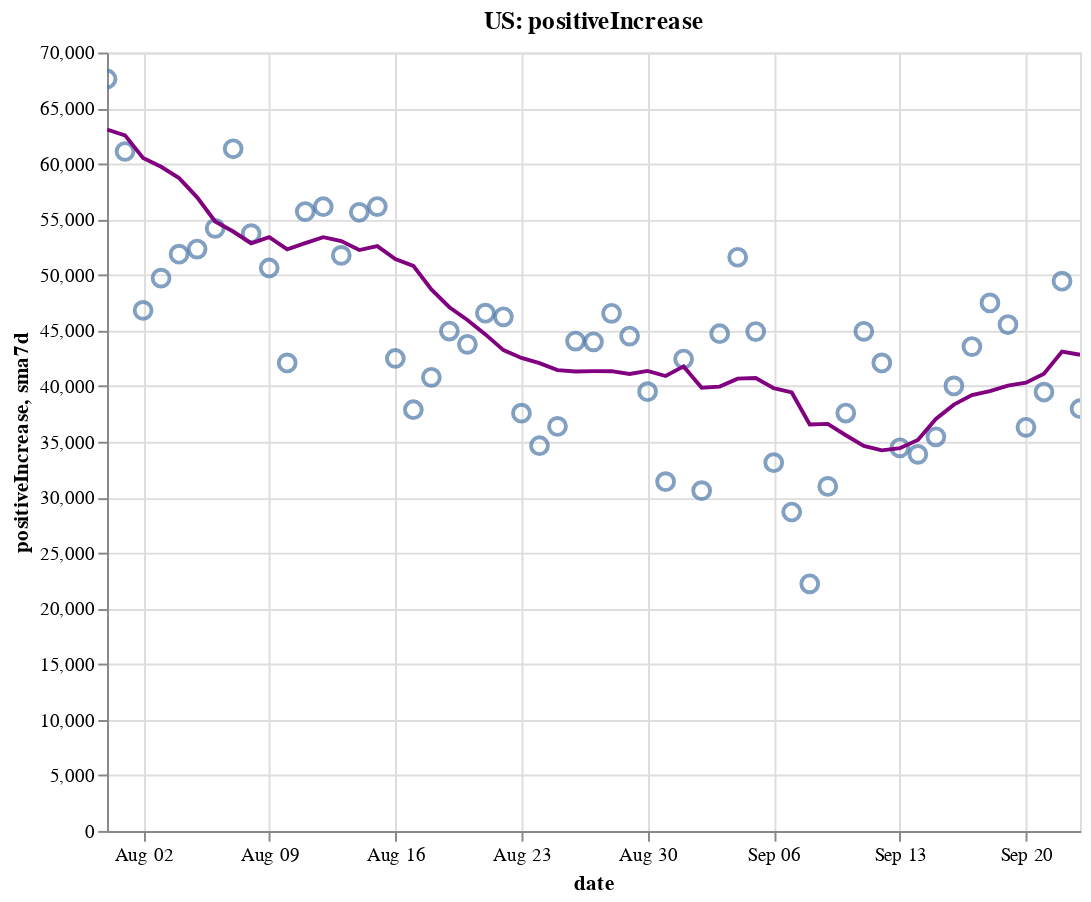

Source (notebook cell):
### Code cell
create_plot(us, 'positiveIncrease')

### Figure 1 — Vega-Lite specification as saved in the notebook (floating-point values rounded to 4 significant figures)
{"config": {"view": {"continuousWidth": 400, "continuousHeight": 300}}, "layer": [{"layer": [{"mark": {"type": "point", "size": 75}, "encoding": {"tooltip": [{"type": "temporal", "field": "date"}, {"type": "quantitative", "field": "positiveIncrease"}, {"type": "quantitative", "field": "sma7d"}], "x": {"type": "temporal", "field": "date"}, "y": {"type": "quantitative", "field": "positiveIncrease"}}, "selection": {"selector002": {"type": "interval", "bind": "scales", "encodings": ["x", "y"]}}}, {"mark": {"type": "line", "color": "purple"}, "encoding": {"x": {"type": "temporal", "field": "date"}, "y": {"type": "quantitative", "field": "sma7d"}}}]}, {"mark": {"type": "rule", "color": "#aaa"}, "encoding": {"x": {"type": "temporal", "field": "date"}}, "transform": [{"filter": {"selection": "selector001"}}]}, {"mark": "circle", "encoding": {"opacity": {"condition": {"value": 1, "selection": "selector001"}, "value": 0}, "tooltip": [{"type": "temporal", "field": "date"}, {"type": "quantitative", "field": "positiveIncrease"}, {"type": "quantitative", "field": "sma7d"}], "x": {"type": "temporal", "field": "date"}, "y": {"type": "quantitative", "field": "positiveIncrease"}}, "selection": {"selector001": {"type": "single", "encodings": ["x"], "on": "mouseover", "nearest": true, "empty": "none"}}}, {"mark": {"type": "text", "align": "left", "dx": 5, "dy": -5, "stroke": "white", "strokeWidth": 2}, "encoding": {"text": {"type": "quantitative", "field": "positiveIncrease"}, "tooltip": [{"type": "temporal", "field": "date"}, {"type": "quantitative", "field": "positiveIncrease"}, {"type": "quantitative", "field": "sma7d"}], "x": {"type": "temporal", "field": "date"}, "y": {"type": "quantitative", "field": "positiveIncrease"}}, "transform": [{"filter": {"selection": "selector001"}}]}, {"mark": {"type": "text", "align": "left", "dx": 5, "dy": -5}, "encoding": {"text": {"type": "quantitative", "field": "positiveIncrease"}, "tooltip": [{"type": "temporal", "field": "date"}, {"type": "quantitative", "field": "positiveIncrease"}, {"type": "quantitative", "field": "sma7d"}], "x": {"type": "temporal", "field": "date"}, "y": {"type": "quantitative", "field": "positiveIncrease"}}, "transform": [{"filter": {"selection": "selector001"}}]}], "data": {"name": "data-8070eb8a73fc0d59bf786b07dd27e1b7"}, "height": 400, "title": "US: positiveIncrease", "width": 500, "$schema": "https://vega.github.io/schema/vega-lite/v4.8.1.json", "datasets": {"data-8070eb8a73fc0d59bf786b07dd27e1b7": [{"date": "2020-07-31T00:00:00", "totalTestResultsIncrease": 928200.0, "positiveIncrease": 67620.0, "death": 145400.0, "deathIncrease": 1312.0, "positiveRate": 0.073, "state": "US", "sma7d": 63080.0}, {"date": "2020-08-01T00:00:00", "totalTestResultsIncrease": 751900.0, "positiveIncrease": 61100.0, "death": 146500.0, "deathIncrease": 1190.0, "positiveRate": 0.081, "state": "US", "sma7d": 62560.0}, {"date": "2020-08-02T00:00:00", "totalTestResultsIncrease": 703800.0, "positiveIncrease": 46810.0, "death": 147000.0, "deathIncrease": 498.0, "positiveRate": 0.067, "state": "US", "sma7d": 60530.0}, {"date": "2020-08-03T00:00:00", "totalTestResultsIncrease": 765700.0, "positiveIncrease": 49710.0, "death": 147600.0, "deathIncrease": 519.0, "positiveRate": 0.065, "state": "US", "sma7d": 59730.0}, {"date": "2020-08-04T00:00:00", "totalTestResultsIncrease": 731100.0, "positiveIncrease": 51870.0, "death": 148800.0, "deathIncrease": 1255.0, "positiveRate": 0.071, "state": "US", "sma7d": 58710.0}, {"date": "2020-08-05T00:00:00", "totalTestResultsIncrease": 713700.0, "positiveIncrease": 52320.0, "death": 150200.0, "deathIncrease": 1346.0, "positiveRate": 0.073, "state": "US", "sma7d": 56980.0}, {"date": "2020-08-06T00:00:00", "totalTestResultsIncrease": 785300.0, "positiveIncrease": 54190.0, "death": 151400.0, "deathIncrease": 1251.0, "positiveRate": 0.069, "state": "US", "sma7d": 54800.0}, {"date": "2020-08-07T00:00:00", "totalTestResultsIncrease": 803600.0, "positiveIncrease": 61340.0, "death": 152700.0, "deathIncrease": 1333.0, "positiveRate": 0.076, "state": "US", "sma7d": 53910.0}, {"date": "2020-08-08T00:00:00", "totalTestResultsIncrease": 688700.0, "positiveIncrease": 53710.0, "death": 153800.0, "deathIncrease": 1089.0, "positiveRate": 0.078, "state": "US", "sma7d": 52850.0}, {"date": "2020-08-09T00:00:00", "totalTestResultsIncrease": 726200.0, "positiveIncrease": 50630.0, "death": 154500.0, "deathIncrease": 616.0, "positiveRate": 0.07, "state": "US", "sma7d": 53400.0}, {"date": "2020-08-10T00:00:00", "totalTestResultsIncrease": 753200.0, "positiveIncrease": 42090.0, "death": 154900.0, "deathIncrease": 426.0, "positiveRate": 0.056, "state": "US", "sma7d": 52310.0}, {"date": "2020-08-11T00:00:00", "totalTestResultsIncrease": 756100.0, "positiveIncrease": 55700.0, "death": 156200.0, "deathIncrease": 1326.0, "positiveRate": 0.074, "state": "US", "sma7d": 52860.0}, {"date": "2020-08-12T00:00:00", "totalTestResultsIncrease": 487500.0, "positiveIncrease": 56130.0, "death": 157700.0, "deathIncrease": 1519.0, "positiveRate": 0.115, "state": "US", "sma7d": 53400.0}, {"date": "2020-08-13T00:00:00", "totalTestResultsIncrease": 925200.0, "positiveIncrease": 51760.0, "death": 158900.0, "deathIncrease": 1163.0, "positiveRate": 0.056, "state": "US", "sma7d": 53050.0}, {"date": "2020-08-14T00:00:00", "totalTestResultsIncrease": 885500.0, "positiveIncrease": 55640.0, "death": 160100.0, "deathIncrease": 1216.0, "positiveRate": 0.063, "state": "US", "sma7d": 52240.0}, {"date": "2020-08-15T00:00:00", "totalTestResultsIncrease": 779600.0, "positiveIncrease": 56150.0, "death": 161300.0, "deathIncrease": 1221.0, "positiveRate": 0.072, "state": "US", "sma7d": 52580.0}, {"date": "2020-08-16T00:00:00", "totalTestResultsIncrease": 808100.0, "positiveIncrease": 42490.0, "death": 161900.0, "deathIncrease": 619.0, "positiveRate": 0.053, "state": "US", "sma7d": 51420.0}, {"date": "2020-08-17T00:00:00", "totalTestResultsIncrease": 685800.0, "positiveIncrease": 37880.0, "death": 162400.0, "deathIncrease": 407.0, "positiveRate": 0.055, "state": "US", "sma7d": 50820.0}, {"date": "2020-08-18T00:00:00", "totalTestResultsIncrease": 673800.0, "positiveIncrease": 40800.0, "death": 163500.0, "deathIncrease": 1196.0, "positiveRate": 0.061, "state": "US", "sma7d": 48690.0}, {"date": "2020-08-19T00:00:00", "totalTestResultsIncrease": 703900.0, "positiveIncrease": 44960.0, "death": 165000.0, "deathIncrease": 1420.0, "positiveRate": 0.064, "state": "US", "sma7d": 47090.0}, {"date": "2020-08-20T00:00:00", "totalTestResultsIncrease": 726300.0, "positiveIncrease": 43760.0, "death": 166100.0, "deathIncrease": 1134.0, "positiveRate": 0.06, "state": "US", "sma7d": 45950.0}, {"date": "2020-08-21T00:00:00", "totalTestResultsIncrease": 785100.0, "positiveIncrease": 46560.0, "death": 167200.0, "deathIncrease": 1123.0, "positiveRate": 0.059, "state": "US", "sma7d": 44660.0}, {"date": "2020-08-22T00:00:00", "totalTestResultsIncrease": 794300.0, "positiveIncrease": 46240.0, "death": 168300.0, "deathIncrease": 1029.0, "positiveRate": 0.058, "state": "US", "sma7d": 43240.0}, {"date": "2020-08-23T00:00:00", "totalTestResultsIncrease": 645300.0, "positiveIncrease": 37570.0, "death": 168800.0, "deathIncrease": 572.0, "positiveRate": 0.058, "state": "US", "sma7d": 42540.0}, {"date": "2020-08-24T00:00:00", "totalTestResultsIncrease": 713500.0, "positiveIncrease": 34640.0, "death": 169200.0, "deathIncrease": 343.0, "positiveRate": 0.049, "state": "US", "sma7d": 42070.0}, {"date": "2020-08-25T00:00:00", "totalTestResultsIncrease": 664000.0, "positiveIncrease": 36380.0, "death": 170300.0, "deathIncrease": 1147.0, "positiveRate": 0.055, "state": "US", "sma7d": 41440.0}, {"date": "2020-08-26T00:00:00", "totalTestResultsIncrease": 680600.0, "positiveIncrease": 44050.0, "death": 171600.0, "deathIncrease": 1298.0, "positiveRate": 0.065, "state": "US", "sma7d": 41310.0}, {"date": "2020-08-27T00:00:00", "totalTestResultsIncrease": 791600.0, "positiveIncrease": 43980.0, "death": 172700.0, "deathIncrease": 1129.0, "positiveRate": 0.056, "state": "US", "sma7d": 41350.0}, {"date": "2020-08-28T00:00:00", "totalTestResultsIncrease": 818700.0, "positiveIncrease": 46550.0, "death": 173800.0, "deathIncrease": 1023.0, "positiveRate": 0.057, "state": "US", "sma7d": 41340.0}, {"date": "2020-08-29T00:00:00", "totalTestResultsIncrease": 815400.0, "positiveIncrease": 44500.0, "death": 174800.0, "deathIncrease": 1015.0, "positiveRate": 0.055, "state": "US", "sma7d": 41100.0}, {"date": "2020-08-30T00:00:00", "totalTestResultsIncrease": 774300.0, "positiveIncrease": 39500.0, "death": 175300.0, "deathIncrease": 475.0, "positiveRate": 0.051, "state": "US", "sma7d": 41370.0}, {"date": "2020-08-31T00:00:00", "totalTestResultsIncrease": 705100.0, "positiveIncrease": 31410.0, "death": 175600.0, "deathIncrease": 366.0, "positiveRate": 0.045, "state": "US", "sma7d": 40910.0}, {"date": "2020-09-01T00:00:00", "totalTestResultsIncrease": 732400.0, "positiveIncrease": 42430.0, "death": 176600.0, "deathIncrease": 1027.0, "positiveRate": 0.058, "state": "US", "sma7d": 41780.0}, {"date": "2020-09-02T00:00:00", "totalTestResultsIncrease": 683900.0, "positiveIncrease": 30600.0, "death": 177700.0, "deathIncrease": 1032.0, "positiveRate": 0.045, "state": "US", "sma7d": 39850.0}, {"date": "2020-09-03T00:00:00", "totalTestResultsIncrease": 798200.0, "positiveIncrease": 44710.0, "death": 178700.0, "deathIncrease": 1070.0, "positiveRate": 0.056, "state": "US", "sma7d": 39960.0}, {"date": "2020-09-04T00:00:00", "totalTestResultsIncrease": 949700.0, "positiveIncrease": 51590.0, "death": 179700.0, "deathIncrease": 998.0, "positiveRate": 0.054, "state": "US", "sma7d": 40680.0}, {"date": "2020-09-05T00:00:00", "totalTestResultsIncrease": 876600.0, "positiveIncrease": 44900.0, "death": 180700.0, "deathIncrease": 918.0, "positiveRate": 0.051, "state": "US", "sma7d": 40740.0}, {"date": "2020-09-06T00:00:00", "totalTestResultsIncrease": 782400.0, "positiveIncrease": 33120.0, "death": 181100.0, "deathIncrease": 449.0, "positiveRate": 0.042, "state": "US", "sma7d": 39820.0}, {"date": "2020-09-07T00:00:00", "totalTestResultsIncrease": 615300.0, "positiveIncrease": 28680.0, "death": 181300.0, "deathIncrease": 225.0, "positiveRate": 0.047, "state": "US", "sma7d": 39440.0}, {"date": "2020-09-08T00:00:00", "totalTestResultsIncrease": 540000.0, "positiveIncrease": 22220.0, "death": 181700.0, "deathIncrease": 358.0, "positiveRate": 0.041, "state": "US", "sma7d": 36550.0}, {"date": "2020-09-09T00:00:00", "totalTestResultsIncrease": 626200.0, "positiveIncrease": 30980.0, "death": 182800.0, "deathIncrease": 1083.0, "positiveRate": 0.049, "state": "US", "sma7d": 36600.0}, {"date": "2020-09-10T00:00:00", "totalTestResultsIncrease": 690300.0, "positiveIncrease": 37580.0, "death": 184000.0, "deathIncrease": 1170.0, "positiveRate": 0.054, "state": "US", "sma7d": 35580.0}, {"date": "2020-09-11T00:00:00", "totalTestResultsIncrease": 826400.0, "positiveIncrease": 44930.0, "death": 185000.0, "deathIncrease": 1018.0, "positiveRate": 0.054, "state": "US", "sma7d": 34630.0}, {"date": "2020-09-12T00:00:00", "totalTestResultsIncrease": 903400.0, "positiveIncrease": 42090.0, "death": 185800.0, "deathIncrease": 810.0, "positiveRate": 0.047, "state": "US", "sma7d": 34230.0}, {"date": "2020-09-13T00:00:00", "totalTestResultsIncrease": 726300.0, "positiveIncrease": 34450.0, "death": 186200.0, "deathIncrease": 389.0, "positiveRate": 0.047, "state": "US", "sma7d": 34420.0}, {"date": "2020-09-14T00:00:00", "totalTestResultsIncrease": 445800.0, "positiveIncrease": 33860.0, "death": 186600.0, "deathIncrease": 404.0, "positiveRate": 0.076, "state": "US", "sma7d": 35160.0}, {"date": "2020-09-15T00:00:00", "totalTestResultsIncrease": 726700.0, "positiveIncrease": 35440.0, "death": 187600.0, "deathIncrease": 1031.0, "positiveRate": 0.049, "state": "US", "sma7d": 37050.0}, {"date": "2020-09-16T00:00:00", "totalTestResultsIncrease": 729800.0, "positiveIncrease": 40020.0, "death": 188800.0, "deathIncrease": 1200.0, "positiveRate": 0.055, "state": "US", "sma7d": 38340.0}, {"date": "2020-09-17T00:00:00", "totalTestResultsIncrease": 842500.0, "positiveIncrease": 43560.0, "death": 189700.0, "deathIncrease": 863.0, "positiveRate": 0.052, "state": "US", "sma7d": 39190.0}, {"date": "2020-09-18T00:00:00", "totalTestResultsIncrease": 986400.0, "positiveIncrease": 47490.0, "death": 190600.0, "deathIncrease": 901.0, "positiveRate": 0.048, "state": "US", "sma7d": 39560.0}, {"date": "2020-09-19T00:00:00", "totalTestResultsIncrease": 1066000.0, "positiveIncrease": 45540.0, "death": 191300.0, "deathIncrease": 740.0, "positiveRate": 0.043, "state": "US", "sma7d": 40050.0}, {"date": "2020-09-20T00:00:00", "totalTestResultsIncrease": 905400.0, "positiveIncrease": 36300.0, "death": 191600.0, "deathIncrease": 327.0, "positiveRate": 0.04, "state": "US", "sma7d": 40320.0}, {"date": "2020-09-21T00:00:00", "totalTestResultsIncrease": 725300.0, "positiveIncrease": 39470.0, "death": 191900.0, "deathIncrease": 287.0, "positiveRate": 0.054, "state": "US", "sma7d": 41120.0}, {"date": "2020-09-22T00:00:00", "totalTestResultsIncrease": 769900.0, "positiveIncrease": 49440.0, "death": 192800.0, "deathIncrease": 854.0, "positiveRate": 0.064, "state": "US", "sma7d": 43120.0}, {"date": "2020-09-23T00:00:00", "totalTestResultsIncrease": 841000.0, "positiveIncrease": 37970.0, "death": 193900.0, "deathIncrease": 1138.0, "positiveRate": 0.045, "state": "US", "sma7d": 42820.0}]}}
